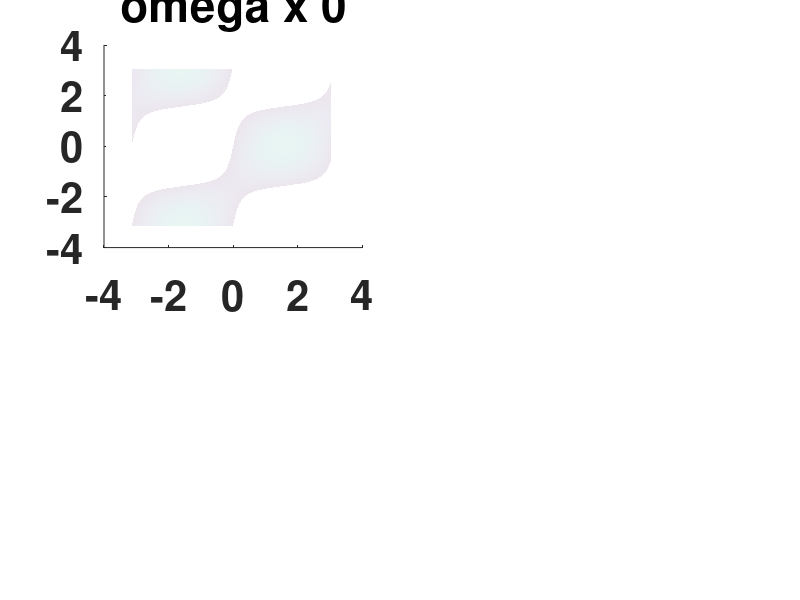

This chart was generated by the following MATLAB code: (Note: this script raises an error after producing the figure.)
% A program to solve the 3D Navier stokes equations with periodic boundary
% conditions. The program is based on the Orszag-Patterson algorithm as
% documented on pg. 98 of C. Canuto, M.Y. Hussaini, A. Quarteroni and
% T.A. Zhang "Spectral Methods: Evolution to Complex Geometries and 
% Applications to Fluid Dynamics" Springer (2007)
%
% The exact solution used to check the numerical method is in 
% A. Shapiro "The use of an exact solution of the Navier-Stokes equations 
% in a validation test of a three-dimensional nonhydrostatic numerical 
% model" Monthly Weather Review vol. 121 pp. 2420-2425 (1993) 

clear all; format compact; format short;
set(0,'defaultaxesfontsize',30,'defaultaxeslinewidth',.7,...
    'defaultlinelinewidth',6,'defaultpatchlinewidth',3.7,...
    'defaultaxesfontweight','bold')

% set up grid
tic
Lx = 1;         % period  2*pi*L
Ly = 1;         % period  2*pi*L
Lz = 1;         % period  2*pi*L
Nx = 64;        % number of harmonics
Ny = 64;        % number of harmonics
Nz = 64;        % number of harmonics
Nt = 10;       % number of time slices
dt = 0.2/Nt;    % time step
t=0;            % initial time
Re = 1.0;  % Reynolds number
tol=10^(-10);
% initialise variables
x = (2*pi/Nx)*(-Nx/2:Nx/2 -1)'*Lx;          % x coordinate
kx = 1i*[0:Nx/2-1 0 -Nx/2+1:-1]'/Lx;        % wave vector
y = (2*pi/Ny)*(-Ny/2:Ny/2 -1)'*Ly;          % y coordinate
ky = 1i*[0:Ny/2-1 0 -Ny/2+1:-1]'/Ly;        % wave vector
z = (2*pi/Nz)*(-Nz/2:Nz/2 -1)'*Lz;          % y coordinate
kz = 1i*[0:Nz/2-1 0 -Nz/2+1:-1]'/Lz;        % wave vector
[xx,yy,zz]=meshgrid(x,y,z);
[kxm,kym,kzm]=meshgrid(kx,ky,kz);
[k2xm,k2ym,k2zm]=meshgrid(kx.^2,ky.^2,kz.^2);

% initial conditions for Taylor-Green vortex
% theta=0;
% u=(2/sqrt(3))*sin(theta+2*pi/3)*sin(xx).*cos(yy).*cos(zz);
% v=(2/sqrt(3))*sin(theta-2*pi/3)*cos(xx).*sin(yy).*cos(zz);
% w=(2/sqrt(3))*sin(theta)*cos(xx).*cos(yy).*sin(zz);

% exact solution
sl=1; sk=1; sm=1; lamlkm=sqrt(sl.^2+sk.^2+sm.^2);
u=-0.5*(lamlkm*sl*cos(sk*xx).*sin(sl*yy).*sin(sm.*zz)...
            +sm*sk*sin(sk*xx).*cos(sl*yy).*cos(sm.*zz))...
            .*exp(-t*(lamlkm^2)/Re);
        
v=0.5*(lamlkm*sk*sin(sk*xx).*cos(sl*yy).*sin(sm.*zz)...
            -sm*sl*cos(sk*xx).*sin(sl*yy).*cos(sm.*zz))...
            *exp(-t*(lamlkm^2)/Re);
      
w=cos(sk*xx).*cos(sl*yy).*sin(sm*zz)*exp(-t*(lamlkm^2)/Re);

uhat=fftn(u);
vhat=fftn(v);
what=fftn(w);

ux=ifftn(uhat.*kxm);uy=ifftn(uhat.*kym);uz=ifftn(uhat.*kzm);
vx=ifftn(vhat.*kxm);vy=ifftn(vhat.*kym);vz=ifftn(vhat.*kzm);
wx=ifftn(what.*kxm);wy=ifftn(what.*kym);wz=ifftn(what.*kzm);

% calculate vorticity for plotting
omegax=wy-vz; omegay=uz-wx; omegaz=vx-uy; 
omegatot=omegax.^2+omegay.^2+omegaz.^2;
figure(1); clf; n=0;
subplot(2,2,1); title(['omega x ',num2str(n*dt)]);
p1 = patch(isosurface(x,y,z,omegax,.0025),...
            'FaceColor','interp','EdgeColor','none','FaceAlpha',0.3);
p2 = patch(isocaps(x,y,z,omegax,.0025),...
            'FaceColor','interp','EdgeColor','none','FaceAlpha',0.1);
        isonormals(omegax,p1); lighting phong;
xlabel('x'); ylabel('y'); zlabel('z'); 
axis equal; axis square; view(3); colorbar;
subplot(2,2,2); title(['omega y ',num2str(n*dt)]);
p1 = patch(isosurface(x,y,z,omegay,.0025),...
            'FaceColor','interp','EdgeColor','none','FaceAlpha',0.3);
p2 = patch(isocaps(x,y,z,omegay,.0025),...
            'FaceColor','interp','EdgeColor','none','FaceAlpha',0.1);
        isonormals(omegay,p1); lighting phong;
xlabel('x'); ylabel('y'); zlabel('z'); 
axis equal; axis square; view(3); colorbar;
subplot(2,2,3); title(['omega z ',num2str(n*dt)]);
p1 = patch(isosurface(x,y,z,omegaz,.0025),...
            'FaceColor','interp','EdgeColor','none','FaceAlpha',0.3);
p2 = patch(isocaps(x,y,z,omegaz,.0025),...
            'FaceColor','interp','EdgeColor','none','FaceAlpha',0.1);
        isonormals(omegaz,p1); lighting phong;
xlabel('x'); ylabel('y'); zlabel('z'); 
axis equal; axis square; view(3); colorbar;
subplot(2,2,4); title(['|omega|^2 ',num2str(n*dt)]);
p1 = patch(isosurface(x,y,z,omegatot,.0025),...
            'FaceColor','interp','EdgeColor','none','FaceAlpha',0.3);
p2 = patch(isocaps(x,y,z,omegatot,.0025),...
            'FaceColor','interp','EdgeColor','none','FaceAlpha',0.1);
        isonormals(omegatot,p1); lighting phong;
xlabel('x'); ylabel('y'); zlabel('z'); colorbar;
axis equal; axis square; view(3);


for n=1:Nt
    uold=u; uxold=ux; uyold=uy; uzold=uz; 
    vold=v; vxold=vx; vyold=vy; vzold=vz; 
    wold=w; wxold=wx; wyold=wy; wzold=wz; 
    rhsuhatfix=(1/dt+(0.5/Re)*(k2xm+k2ym+k2zm)).*uhat;
    rhsvhatfix=(1/dt+(0.5/Re)*(k2xm+k2ym+k2zm)).*vhat;
    rhswhatfix=(1/dt+(0.5/Re)*(k2xm+k2ym+k2zm)).*what;
    chg=1; t=t+dt;
    while (chg>tol)
        nonlinu=0.25*((u+uold).*(ux+uxold)...
                      +(v+vold).*(uy+uyold)...
                      +(w+wold).*(uz+uzold));
        nonlinv=0.25*((u+uold).*(vx+vxold)...
                      +(v+vold).*(vy+vyold)...
                      +(w+wold).*(vz+vzold));
        nonlinw=0.25*((u+uold).*(wx+wxold)...
                      +(v+vold).*(wy+wyold)...
                      +(w+wold).*(wz+wzold));
        nonlinuhat=fftn(nonlinu);
        nonlinvhat=fftn(nonlinv);
        nonlinwhat=fftn(nonlinw);
        phat=-1.0*(kxm.*nonlinuhat+kym.*nonlinvhat+kzm.*nonlinwhat)...
            ./(k2xm+k2ym+k2zm+0.1^13);
        uhat=(rhsuhatfix-nonlinuhat-kxm.*phat)...
            ./(1/dt - (0.5/Re)*(k2xm+k2ym+k2zm));
        vhat=(rhsvhatfix-nonlinvhat-kym.*phat)...
            ./(1/dt - (0.5/Re)*(k2xm+k2ym+k2zm));
        what=(rhswhatfix-nonlinwhat-kzm.*phat)...
            ./(1/dt - (0.5/Re)*(k2xm+k2ym+k2zm));
        ux=ifftn(uhat.*kxm);uy=ifftn(uhat.*kym);uz=ifftn(uhat.*kzm);
        vx=ifftn(vhat.*kxm);vy=ifftn(vhat.*kym);vz=ifftn(vhat.*kzm);
        wx=ifftn(what.*kxm);wy=ifftn(what.*kym);wz=ifftn(what.*kzm);
        utemp=u; vtemp=v; wtemp=w;
        u=ifftn(uhat); v=ifftn(vhat); w=ifftn(what);
        chg=max(abs(utemp-u))+max(abs(vtemp-v))+max(abs(wtemp-w));
    end
    % calculate vorticity for plotting
    omegax=wy-vz; omegay=uz-wx; omegaz=vx-uy; 
    omegatot=omegax.^2+omegay.^2+omegaz.^2;
    figure(1); clf; 
    subplot(2,2,1); title(['omega x ',num2str(t)]);
    p1 = patch(isosurface(x,y,z,omegax,.0025),...
            'FaceColor','interp','EdgeColor','none','FaceAlpha',0.3);
    p2 = patch(isocaps(x,y,z,omegax,.0025),...
            'FaceColor','interp','EdgeColor','none','FaceAlpha',0.1);
        isonormals(omegax,p1); lighting phong;
    xlabel('x'); ylabel('y'); zlabel('z'); 
    axis equal; axis square; view(3); colorbar;
    subplot(2,2,2); title(['omega y ',num2str(t)]);
    p1 = patch(isosurface(x,y,z,omegay,.0025),...
            'FaceColor','interp','EdgeColor','none','FaceAlpha',0.3);
    p2 = patch(isocaps(x,y,z,omegay,.0025),...
            'FaceColor','interp','EdgeColor','none','FaceAlpha',0.1);
        isonormals(omegay,p1); lighting phong;
    xlabel('x'); ylabel('y'); zlabel('z'); 
    axis equal; axis square; view(3); colorbar;
    subplot(2,2,3); title(['omega z ',num2str(t)]);
    p1 = patch(isosurface(x,y,z,omegaz,.0025),...
            'FaceColor','interp','EdgeColor','none','FaceAlpha',0.3);
    p2 = patch(isocaps(x,y,z,omegaz,.0025),...
            'FaceColor','interp','EdgeColor','none','FaceAlpha',0.1);
        isonormals(omegaz,p1); lighting phong;
    xlabel('x'); ylabel('y'); zlabel('z'); 
    axis equal; axis square; view(3); colorbar;
    subplot(2,2,4); title(['|omega|^2 ',num2str(t)]);
    p1 = patch(isosurface(x,y,z,omegatot,.0025),...
            'FaceColor','interp','EdgeColor','none','FaceAlpha',0.3);
    p2 = patch(isocaps(x,y,z,omegatot,.0025),...
            'FaceColor','interp','EdgeColor','none','FaceAlpha',0.1);
        isonormals(omegatot,p1); lighting phong;
    xlabel('x'); ylabel('y'); zlabel('z'); colorbar;
    axis equal; axis square; view(3);
end
toc

uexact=-0.5*(lamlkm*sl*cos(sk*xx).*sin(sl*yy).*sin(sm.*zz)...
            +sm*sk*sin(sk*xx).*cos(sl*yy).*cos(sm.*zz))...
            .*exp(-t*(lamlkm^2)/Re);
        
vexact=0.5*(lamlkm*sk*sin(sk*xx).*cos(sl*yy).*sin(sm.*zz)...
            -sm*sl*cos(sk*xx).*sin(sl*yy).*cos(sm.*zz))...
            *exp(-t*(lamlkm^2)/Re);
      
wexact=cos(sk*xx).*cos(sl*yy).*sin(sm*zz)*exp(-t*(lamlkm^2)/Re);


error=  max(max(max(abs(u-uexact))))+...
        max(max(max(abs(v-vexact))))+...
        max(max(max(abs(w-wexact))))
